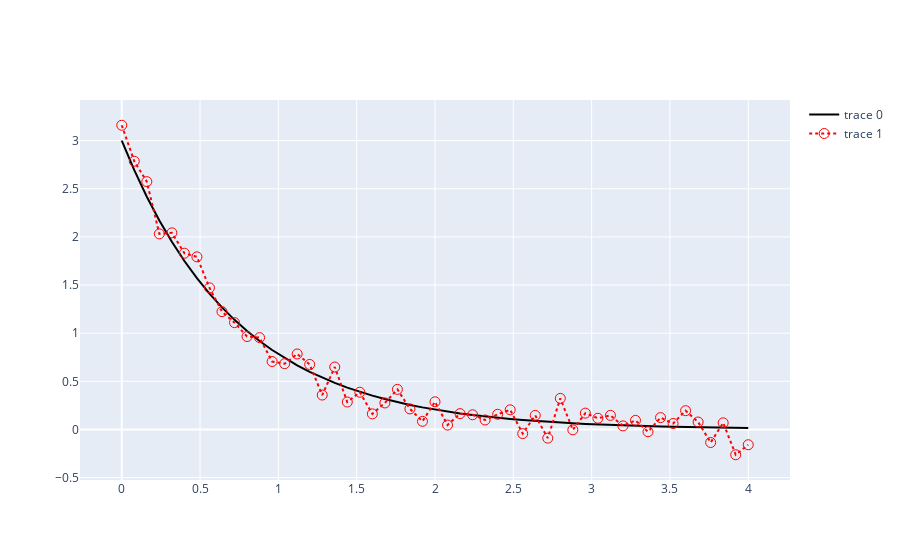

Notebook code for this chart:
### Code cell
fig = go.Figure()

fig.add_trace(go.Scatter(x=x,y=y,line=dict(color='black',width=2)))
fig.add_trace(go.Scatter(x=x,y=medicion,mode='lines+markers',line=dict(color='red',width=2,dash='dot'),marker=dict(color='red',symbol='circle-open',size=10)))
fig.show()
